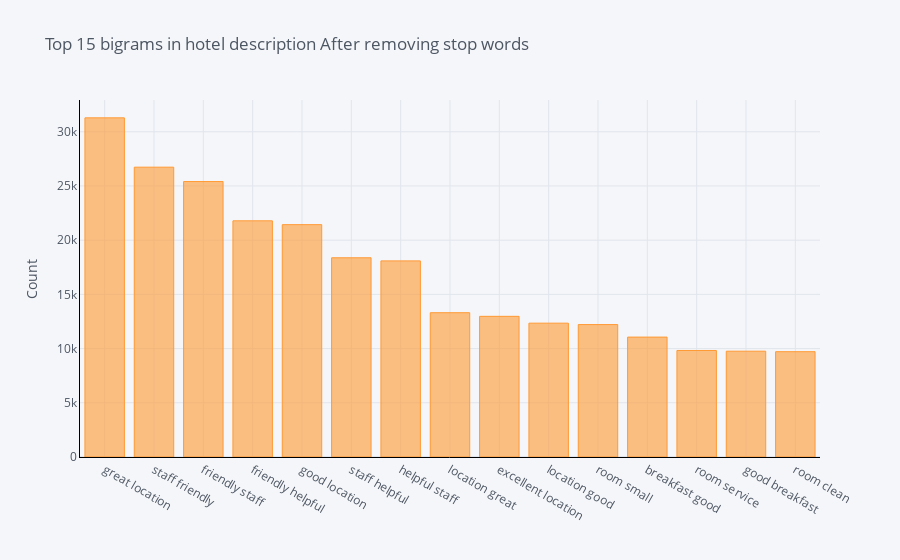

This figure's notebook cell:
### Markdown cell above
### With Stopwords

### Code cell
common_words = get_top_n_words_with_stop_words(hotel_review['review_text'], 15,y=(2,2))
df6 = pd.DataFrame(common_words, columns = ['review_text' , 'count'])
df6.groupby('review_text').sum()['count'].sort_values(ascending=False).iplot(kind='bar', yTitle='Count', linecolor='black', title='Top 15 bigrams in hotel description After removing stop words')

### Figure 1 — Plotly figure (JSON) as saved in the notebook; plotly's stock layout.template omitted (floating-point values rounded to 4 significant figures)
{"data": [{"marker": {"color": "rgba(255, 153, 51, 0.6)", "line": {"color": "rgba(255, 153, 51, 1.0)", "width": 1}}, "name": "count", "orientation": "v", "text": "", "type": "bar", "x": ["great location", "staff friendly", "friendly staff", "friendly helpful", "good location", "staff helpful", "helpful staff", "location great", "excellent location", "location good", "room small", "breakfast good", "room service", "good breakfast", "room clean"], "y": [31284, 26734, 25406, 21786, 21431, 18376, 18091, 13309, 12975, 12346, 12214, 11060, 9825, 9760, 9714]}], "layout": {"legend": {"bgcolor": "#F5F6F9", "font": {"color": "#4D5663"}}, "paper_bgcolor": "#F5F6F9", "plot_bgcolor": "#F5F6F9", "title": {"font": {"color": "#4D5663"}, "text": "Top 15 bigrams in hotel description After removing stop words"}, "xaxis": {"gridcolor": "#E1E5ED", "linecolor": "black", "showgrid": true, "tickfont": {"color": "#4D5663"}, "title": {"font": {"color": "#4D5663"}, "text": ""}, "zerolinecolor": "#E1E5ED"}, "yaxis": {"gridcolor": "#E1E5ED", "linecolor": "black", "showgrid": true, "tickfont": {"color": "#4D5663"}, "title": {"font": {"color": "#4D5663"}, "text": "Count"}, "zerolinecolor": "#E1E5ED"}}}
